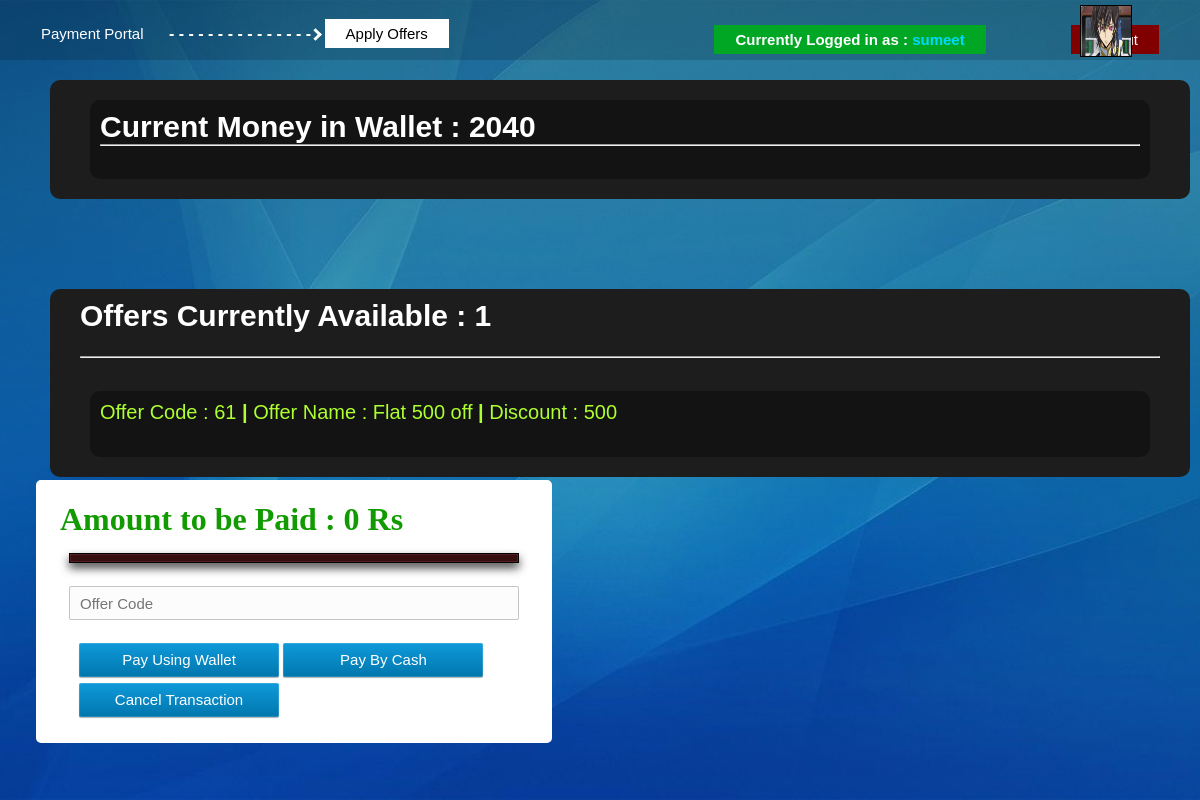
The app's page /applyoffers.php (signed in) with its own data.
### tables this page shows
CREATE TABLE `users` (
  `id` int(11) NOT NULL,
  `username` varchar(100) NOT NULL,
  `email` varchar(100) NOT NULL,
  `password` varchar(100) NOT NULL,
  `avatar` varchar(100) NOT NULL,
  `wallet` int(11) NOT NULL
);

CREATE TABLE `offers` (
  `offerid` int(11) NOT NULL,
  `offername` varchar(100) NOT NULL,
  `userid` int(11) NOT NULL,
  `discount` int(11) NOT NULL
);

### functionsignup.php (called while the page is built, shortened)
<?php
	function ExecuteQuery ($SQL)
	{
		$con=mysqli_connect ("localhost", "root","");
		mysqli_select_db ($con,"accounts");
		$rows = mysqli_query ($con,$SQL);
		return $rows;
	}
?>

### applyoffers.php (the view, shortened to what this page needs)
<?php
    include 'functionsignup.php';
    if($_GET['id']){
    }
    else{
        $username = $_SESSION['username'];
        $strk = "SELECT * from users where username = '$username' ";
        $resultk = ExecuteQuery($strk);
        $rowk = mysqli_fetch_assoc($resultk);
        $useridd = $rowk['id'];
    }
?>
<html>
    <head>
        <link rel = "stylesheet" href = "admin.css">
        <link rel = "stylesheet" href = "bookacar.css">
        <link rel = "stylesheet" href = "applyoffers.css">
        <link rel = "stylesheet" href = "profile.css">
    </head>
    <body>
        <div class="mainpage">
            <div class="navbar">
                        <ul>
                            <li><a href="#"> Payment Portal </a></li>
                            <li><b>- - - - - - - - - - - - - - -</b><i class="arrow right"> </i>  </li>
                            <li class="active"><a href="#"> Apply Offers </a></li>
                        </ul>
            </div>
            <div class="navbar2">
                    <ul class="nav">
                    <li><img class="image"  src = '<?= $_SESSION['avatar'] ?>' width="50" height="50" style="border: 1px solid black" > </li>
                    <li class ="reference"><b>Currently Logged in as : </b><div class = "profilename"> <b><?= $_SESSION['username'] ?></b> </div> </li>
                        <li><a href="logout.php"> Logout </a></li>
                    </ul>
            </div>
            <div class="lists">
                <div class="carlist">
                    <?php
                        $str = "SELECT * from users where id = '$useridd'";
                        $result = ExecuteQuery($str);
                        $row = mysqli_fetch_assoc($result);
                        $wallet = $row['wallet'];
                        echo "<div class='single'>";
                        echo "<h2>  Current Money in Wallet : ";
                        echo $wallet;
                        echo "</h2>";
                        echo "<hr>";
                        echo "<br/>";
                        echo "</div>";
                    ?>
                </div>
            </div>
            <div class="lists">
                <div class="carlist">
                    <?php
                        $strk = "SELECT getUserid('$username') as id";
                        $resultk = ExecuteQuery($strk);
                        $rowk = mysqli_fetch_assoc($resultk);
                        $variable = $rowk['id'];
                        $strr = "SELECT * from offers where userid = '$variable'";
                        $resultr = ExecuteQuery($strr);
                        $no_rows = mysqli_num_rows($resultr);
                        if($no_rows == 0){
                            echo "<h2>  NO Offers Currently Available : ";
                            echo $no_rows;
                            echo "</h2>";
                        }
                        else{
                            if($resultr){
                                echo "<h2> Offers Currently Available : ";
                                echo $no_rows;
                                echo "</h2>";
                                echo "<br/>";
                                echo "<hr>";
                                echo "<br/>";
                                while($row = mysqli_fetch_assoc($resultr)){
                                    echo "<div class='single'>";
                                    $offername = $row['offername'];
                                    $discount = $row['discount'];
                                    $offercode = $row['offerid'];
                                    echo "Offer Code : ";
                                    echo $offercode;
                                    echo " <b>|</b> ";
                                    echo "Offer Name : ";
                                    echo $offername;
                                    echo " <b>|</b> ";
                                    echo "Discount : ";
                                    echo $discount;
                                    echo "<br/><br/>";
                                    echo "</div>";
                                }
                            }
                        }
                    ?>
                </div>
            </div>
            <div class="carlist">
                <div class ="add">
                    <div class="module">
                        <h1 class = "create">
                            <b> Amount to be Paid :
                                <?php
                                    $strk = "SELECT getUserid('$username') as id";
                                    $resultk = ExecuteQuery($strk);
                                    $rowk = mysqli_fetch_assoc($resultk);
                                    $variable = $rowk['id'];
                                    $strr = "SELECT * from alltrips where userid = '$variable' and completed = 'U' ";
                                    $resultr = ExecuteQuery($strr);
                                    $rowr = mysqli_fetch_assoc($resultr);
                                    $tripdist = $rowr['tripdist'];
                                    if($tripdist >= 100){
                                        $price = $tripdist*4;
                                    }
                                    else{
                                        $price = $tripdist*5;
                                    }
                                    echo $price;
                                ?>
                                Rs
                            </b>
                        </h1>
                        <form class="form" action="applyoffers.php" method="post" enctype="multipart/form-data" autocomplete="off">
                            <div class="alert alert-error"> <?= $_SESSION['message'] ?> </div>
                            <input type="number" placeholder="Offer Code" name="offerid"  />
                            <div class="paymentbox">
                                <div class="xd">
                                    <input type="submit" value="Pay Using Wallet" name="submitted" class="btn btn-block btn-primary" />
                                </div>
                                <div class="xd">
                                    <input type="submit" value="Pay By Cash" name="submitted" class="btn btn-block btn-primary" />
                                </div>
                                <div class="xd">
                                    <input type="submit" value="Cancel Transaction" name="submitted" class="btn btn-block btn-primary" />
                                </div>
                            </div>
                        </form>
                    </div>
                </div>
            </div>
        </div>
    </body>
</html>

### admin.css (style rules this page uses)
* { margin:0; padding:0; }
h1 { color:#23c223; position: fixed; text-align: center; top: 7px; left: 35%; right: auto; font-size: 50px; }
.mainpage { height: 100%; background-image:linear-gradient(rgba(0,0,0,0.3),rgba(0,0,0,0)) ,url(bg2.jpg); background-position: center; background-size: cover; }
.navbar { padding-left: 20px; padding-right: 20px; z-index: 10; position: fixed; float: left; height: 60px; width: 100%; background-image: linear-gradient(rgba(0,0,0,0.15),rgba(0, 0, 0, 0.15)); }
ul { list-style: none; float: left; margin-top: 25px; margin-right: 20px; }
ul li { display: inline-block; }
ul li a { text-decoration: none; color: #fff; padding: 5px 20px; border: 1px solid transparent; font-size: 15px; }
ul li.active a { color: black; background-color: white; }
.navbar2 { float: right; z-index: 20; position: fixed; margin-top: 0; margin-bottom: 10px; height: 60px; width: 50%; left: 50%; }
.nav { float :right }
.nav li { margin-top: 0; display: inline-block; color: white; margin-bottom: -100px; padding: 5px 20px; border: 1px solid transparent; font-size: 15px; }
.nav li a { margin-left: 60px; background-color: rgb(128, 0, 0); }
.profilename { display: inline-block; color: rgb(0, 217, 255); }
.image { position: fixed; top: 5px; left: 91%; }
.reference { margin-top: 0; text-decoration: none; color: black; padding: 50px 0px; border: 1px solid transparent; font-size: 15px; color: black; background-color: rgb(0, 167, 36); }
.lists { border-radius: 10px; top: 10%; background-color: rgb(29, 29, 29); color: greenyellow; float: left; width: auto; height: auto; font-size: 20px; padding: 10px 30px; margin: 10px 30px; display: block; }
.single { background-color: rgb(19, 19, 19); padding: 10px 10px; margin: 10px 10px; border-radius: 10px; }
h2 { color: white; }
hr { color: yellow; }

### bookacar.css (style rules this page uses)
.lists { border-radius: 10px; top: 10%; background-color: rgb(29, 29, 29); color: greenyellow; float: left; width: 90%; height: auto; font-size: 20px; padding: 10px 30px; margin-top: 80px; margin-left: 50px; display: block; }
.single { background-color: rgb(19, 19, 19); padding: 10px 10px; margin: 10px 10px; border-radius: 10px; }
h2 { color: white; }
hr { color: yellow; }
.active { color: black; background-color: white; }

### profile.css (style rules this page uses)
* { margin:0; padding:0; }
.mainpage { height: 100%; background-image:linear-gradient(rgba(0,0,0,0.3),rgba(0,0,0,0)) ,url(bg2.jpg); background-position: center; background-size: cover; }
.navbar { padding-left: 20px; padding-right: 20px; z-index: 10; position: fixed; float: left; height: 60px; width: 100%; background-image: linear-gradient(rgba(0,0,0,0.15),rgba(0, 0, 0, 0.15)); }
ul { list-style: none; float: left; margin-top: 25px; margin-right: 20px; }
ul li { display: inline-block; }
ul li a { text-decoration: none; color: #fff; padding: 5px 20px; border: 1px solid transparent; font-size: 15px; }
ul li.active a { color: black; background-color: white; }
.navbar2 { float: right; z-index: 20; position: fixed; margin-top: 0; margin-bottom: 10px; height: 60px; width: 50%; left: 50%; }
.nav { float :right }
.nav li { margin-top: 0; display: inline-block; color: white; margin-bottom: -100px; padding: 5px 20px; border: 1px solid transparent; font-size: 15px; }
.nav li a { margin-left: 60px; background-color: rgb(128, 0, 0); }
.profilename { display: inline-block; color: rgb(0, 217, 255); }
.image { position: fixed; top: 5px; left: 90%; }
.reference { margin-top: 0; text-decoration: none; color: black; padding: 50px 0px; border: 1px solid transparent; font-size: 15px; color: black; background-color: rgb(0, 167, 36); }

### records on screen
users: wallet "2040"
offers: offerid "61", offername "Flat 500 off", discount "500"

### other values on screen
$_SESSION['username'] "sumeet"
$no_rows "1"
$price "0"
